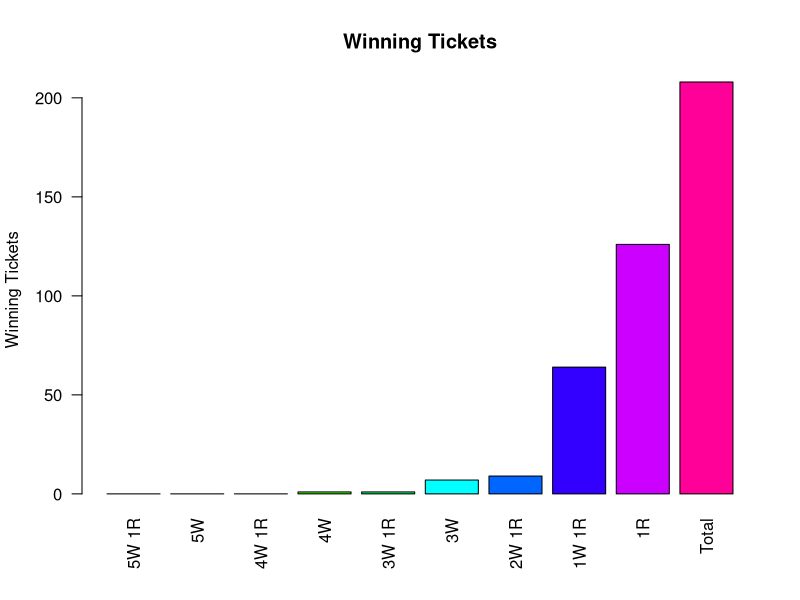
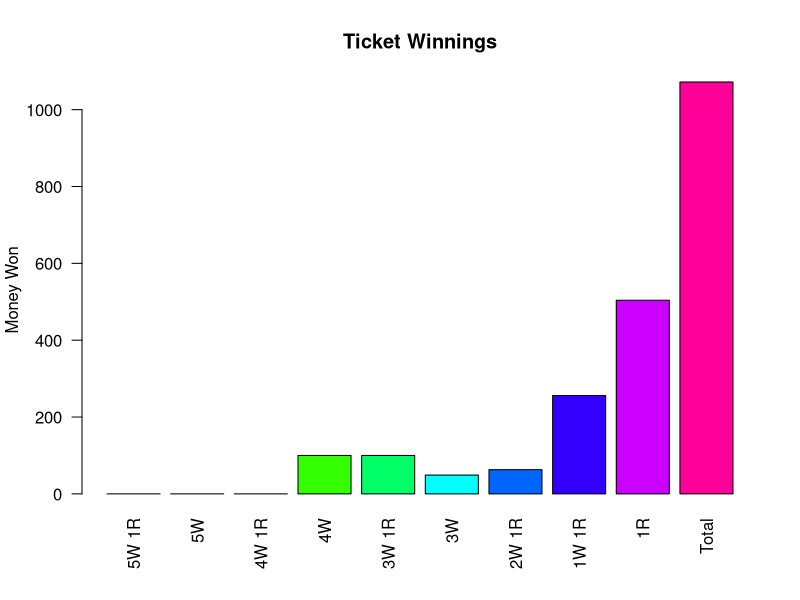
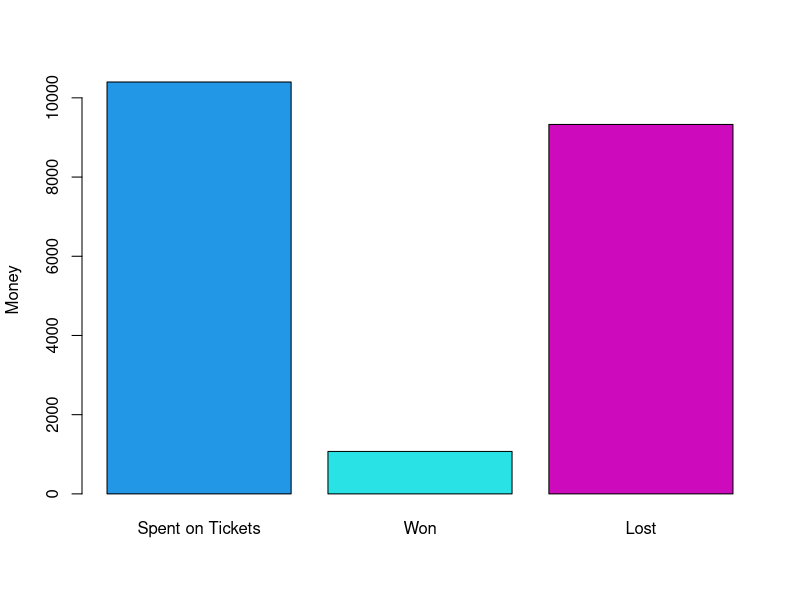

Write R code to recreate these figures, in order.
## ---- chunk 1
n=as.integer(5200) ## Change the amount of tickets bought here

## ---- chunk 2
GRANDPRIZE=as.integer(60000000) #Change grand prize here
## ---- chunk 3
winning.ticket=NULL
winning.ticket=list(winning.ticket)


for (i in 1:n){ 
  winning.ticket[[i]]= c(sort(sample(69,5)),sample(26,1))
}

ticket=NULL
ticket=list(ticket)
for (i in 1:n){ 
  ticket[[i]]= c(sort(sample(69,5)),sample(26,1))
}
sum.5w.1r=0
sum.5w=0
sum.4w.1r=0
sum.4w=0
sum.3w.1r=0
sum.3w=0
sum.2w.1r=0
sum.1w.1r=0
sum.1r=0
win.ticket=NULL
win.ticket=list(win.ticket)
for(i in 1:n){
if (sum(ticket[[i]]==winning.ticket[[i]])==6){
      sum.5w.1r=sum.5w.1r+1
    win.ticket[[i]]=ticket[[i]]}
    else if(sum(ticket[[i]][1:5]==winning.ticket[[i]][1:5])==5){
      sum.5w=sum.5w+1
    win.ticket[[i]]=ticket[[i]]}
    else if(sum(ticket[[i]][1:5]%in%winning.ticket[[i]][1:5])==4 && sum(ticket[[i]][6]==winning.ticket[[i]][6])==1){
      sum.4w.1r=sum.4w.1r+1
    win.ticket[[i]]=ticket[[i]]}
    else if(sum(ticket[[i]][1:5]%in%winning.ticket[[i]][1:5])==4){
      sum.4w=sum.4w+1
    win.ticket[[i]]=ticket[[i]]}
    else if(sum(ticket[[i]][1:5]%in%winning.ticket[[i]][1:5])==3 && sum(ticket[[i]][6]==winning.ticket[[i]][6])==1){
      sum.3w.1r=sum.3w.1r+1
    win.ticket[[i]]=ticket[[i]]}
    else if(sum(ticket[[i]][1:5]%in%winning.ticket[[i]][1:5])==3){
      sum.3w=sum.3w+1
    win.ticket[[i]]=ticket[[i]]}
    else if(sum(ticket[[i]][1:5]%in%winning.ticket[[i]][1:5])==2 && sum(ticket[[i]][6]==winning.ticket[[i]][6])==1){
      sum.2w.1r=sum.2w.1r+1
    win.ticket[[i]]=ticket[[i]]}
    else if(sum(ticket[[i]][1:5]%in%winning.ticket[[i]][1:5])==1 && sum(ticket[[i]][6]==winning.ticket[[i]][6])==1){
      sum.1w.1r=sum.1w.1r+1
    win.ticket[[i]]=ticket[[i]]}
    else if(sum(ticket[[i]][6]==winning.ticket[[i]][6])==1){
      sum.1r=sum.1r+1
    win.ticket[[i]]=ticket[[i]]
    }
}
win.ticket=split(unlist(win.ticket), ceiling(seq_along(unlist(win.ticket))/6))
winnings=sum.5w.1r*GRANDPRIZE+sum.5w*1000000+sum.4w.1r*50000+sum.4w*100+sum.3w.1r*100+sum.3w*7+sum.2w.1r*7+sum.1w.1r*4+sum.1r*4
## ---- chunk 4
x=c(sum.5w.1r,sum.5w,sum.4w.1r,sum.4w,sum.3w.1r,sum.3w,sum.2w.1r,sum.1w.1r,sum.1r,length(win.ticket))
barplot(x,las=2,names.arg=c("5W 1R","5W","4W 1R","4W","3W 1R","3W","2W 1R","1W 1R","1R","Total"),col=rainbow(10),main=paste("Winning Tickets"),ylab="Winning Tickets")

## ---- chunk 5
y=c("Grand Prize","1,000,000","50,000","100","100","7","7","4","4","Total")


x=c(sum.5w.1r*GRANDPRIZE, sum.5w*1000000, sum.4w.1r*50000, sum.4w*100,sum.3w.1r*100, sum.3w*7, sum.2w.1r*7, sum.1w.1r*4, sum.1r*4,winnings)
barplot(x,las=2,names.arg=c("5W 1R","5W","4W 1R","4W","3W 1R","3W","2W 1R","1W 1R","1R","Total"),col=rainbow(10),main=paste("Ticket Winnings"),ylab="Money Won")


## ---- chunk 6
barplot(c(2*n,winnings,abs(2*n-winnings)),col=c(44:46),names.arg=c("Spent on Tickets","Won","Lost"),ylab="Money")
## ---- chunk 7
x=c(sum.5w.1r,sum.5w,sum.4w.1r,sum.4w,sum.3w.1r,sum.3w,sum.2w.1r,sum.1w.1r,sum.1r)
best.ticket=x
q=best.ticket[7]
w=best.ticket[6]
best.ticket[6]=q
best.ticket[7]=w
best.ticket=which(best.ticket!=0)[1]
la=TRUE
while(la){
       if (best.ticket==1){
    print(paste("Your best ticket had  5 Whites + Powerball Matched ($Grand Prize)"))
         break
       }
       if(best.ticket==2){ 
    print(paste("Your best ticket had  5 Whites Matched ($1,000,000"))
         break
       }
       if(best.ticket==3){ 
    print(paste("Your best ticket had  4 Whites + Powerball Matched ($50,000)"))
         break
       }
       if(best.ticket==4){ 
    print(paste("Your best ticket had  4 Whites Matched ($100)"))
         break
       }
       if(best.ticket==5){ 
    print(paste("Your best ticket had  3 Whites + Powerball Matched ($100)"))
         break
       }
       if(best.ticket==6){ 
    print(paste("Your best ticket had  2 Whites + Powerball Matched ($7)"))
         break
       }
       if(best.ticket==7){
    print(paste("Your best ticket had  3 Whites Matched ($7)"))
         break
       }
       if(best.ticket==8){ 
    print(paste("Your best ticket had  1 White + Powerball Matched ($4)"))
         break
       }
       if(best.ticket==9){ 
    print(paste("Your best ticket had  Power Ball Matched ($4)"))
         break
         
       }
  
}
## ---- chunk 8
cat(  "In your lifetime you spent $", as.integer(2*n),"and won $", as.integer(winnings),"", "\n",
      "From the",  n , "tickets you purchased", as.integer(length(win.ticket)), "tickets were winners.","\n",
      "You lost $", (2*n)-winnings,"(if negative you won!!).","\n","\n",
      "You got 5 White + Powerball   ", sum.5w.1r, "time(s).","\n",
      "You got 5 White               ", sum.5w, "time(s).","\n",
      "You got 4 White + Powerball   ", sum.4w.1r, "time(s).","\n",
      "You got 4 White               ", sum.4w, "time(s),","\n",
      "You got 3 White + Powerball   ", sum.3w.1r, "time(s).","\n",
      "You got 3 White               ", sum.3w, "time(s),","\n",
      "You got 2 White + Powerball   ", sum.2w.1r, "time(s).","\n",
      "You got 1 White + Powerball   ", sum.1w.1r, "time(s).","\n",
      "You got Powerball             ", sum.1r, "time(s)."
      )
